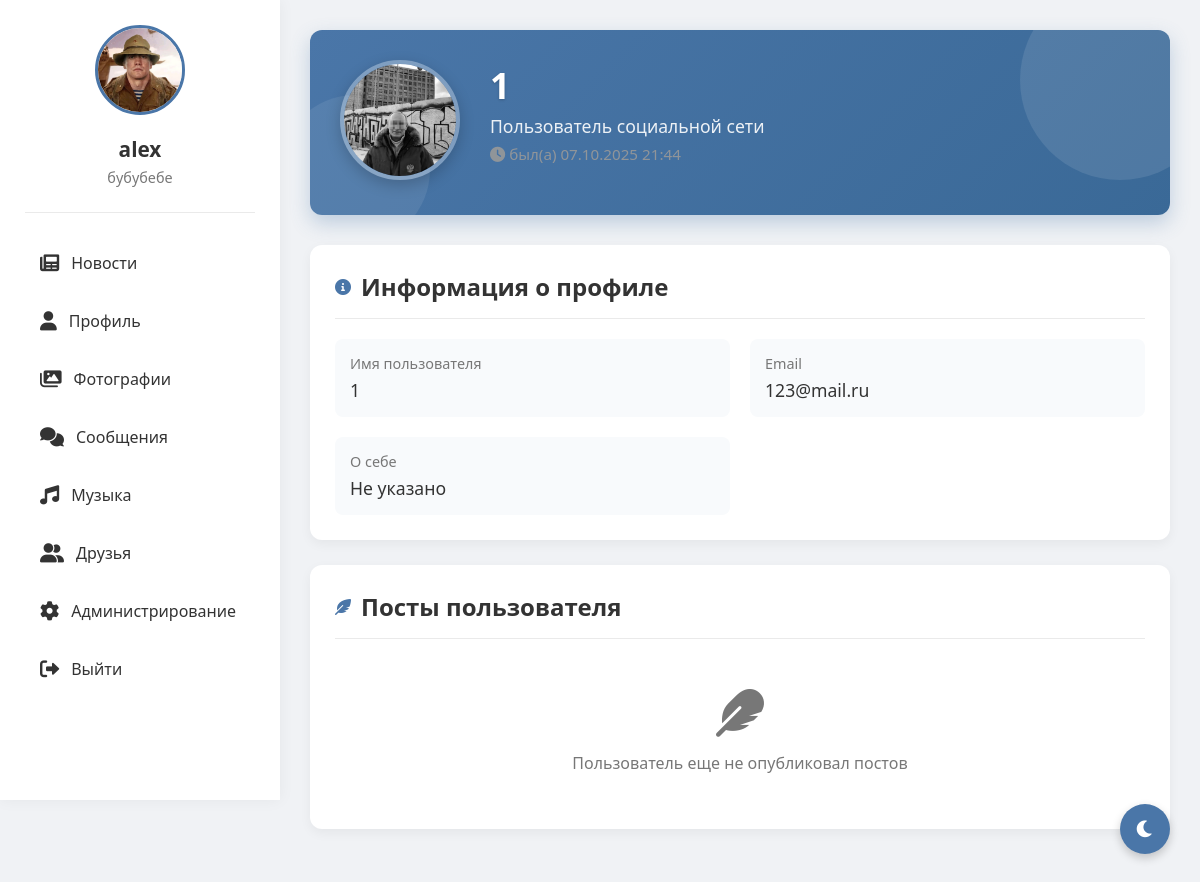
/profile/9 (signed in), run on an earlier commit of the app's database.
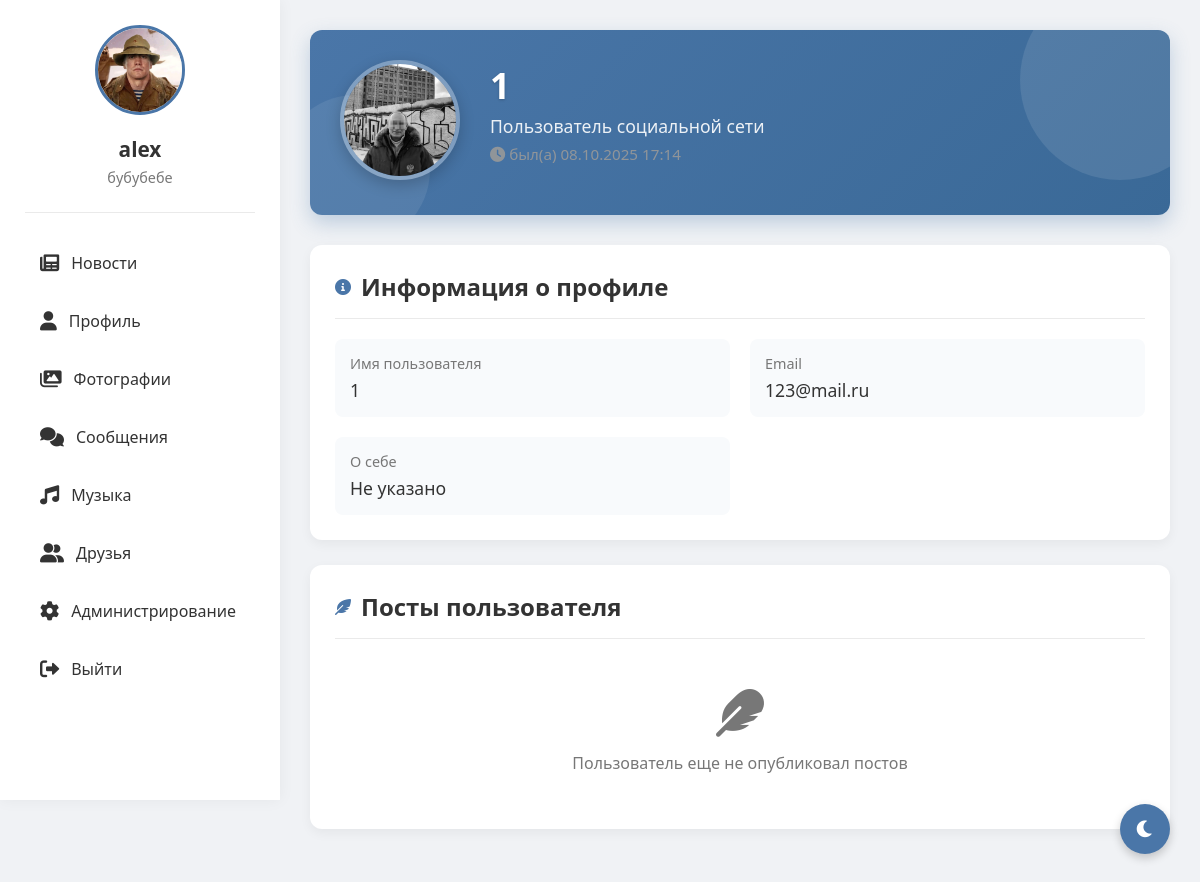
And on a later commit of the database.
### tables this page shows
CREATE TABLE users (
                id INTEGER PRIMARY KEY AUTOINCREMENT,
                username TEXT UNIQUE NOT NULL,
                password TEXT NOT NULL,
                email TEXT,
                bio TEXT,
                avatar TEXT, role TEXT DEFAULT 'user' CHECK(role IN ('admin', 'moderator', 'user')), is_online BOOLEAN DEFAULT FALSE, last_seen DATETIME, banner TEXT, is_blocked BOOLEAN DEFAULT 0, block_reason TEXT);

### routes/profile.py (the view, shortened to what this page needs)
@bp.route('/profile', methods=['GET', 'POST'], defaults={'user_id': None})
@bp.route('/profile/<int:user_id>', methods=['GET'])
def profile(user_id):
    if 'user_id' not in session:
        return redirect(url_for('auth.index'))
    if user_id is None:
        user_id = session['user_id']
        is_own_profile = True
    else:
        is_own_profile = (user_id == session['user_id'])
    conn = get_db()
    c = conn.cursor()
    c.execute("SELECT id, username, email, bio, avatar, role FROM users WHERE id = ?", (session['user_id'],))
    me = c.fetchone()
    current_user = {
        'id': me[0],
        'username': me[1],
        'email': me[2],
        'bio': me[3],
        'avatar': me[4],
        'role': me[5]
    } if me else None
    c.execute("SELECT id, username, email, bio, avatar, banner, is_online, last_seen, is_blocked, block_reason FROM users WHERE id = ?", (user_id,))
    user = c.fetchone()
    if not user:
        flash('Пользователь не найден', 'error')
        conn.close()
        return redirect(url_for('feed.feed'))
    user_data = {
        'id': user[0],
        'username': user[1],
        'email': user[2],
        'bio': user[3],
        'avatar': user[4],
        'banner': user[5],
        'is_online': bool(user[6]),
        'last_seen': user[7],
        'is_blocked': bool(user[8]),
        'block_reason': user[9]
    }
    block_moderator = None
    c.execute("SELECT id, content, timestamp FROM posts WHERE user_id = ? ORDER BY timestamp DESC", (user_id,))
    posts = c.fetchall()
    conn.close()
    return render_template('profile.html',
                         user=user_data,
                         current_user=current_user,
                         block_moderator=block_moderator,
                         posts=posts,
                         is_own_profile=is_own_profile)

### app.py (called while the page is built)
def _gen_csrf_token():
    import secrets
    token = session.get('_csrf_token')
    if not token:
        token = secrets.token_urlsafe(32)
        session['_csrf_token'] = token
    return token

@app.context_processor
def inject_csrf():
    return {'csrf_token': _gen_csrf_token()}

@app.before_request
def csrf_protect():
    if request.method in ('POST','PUT','PATCH','DELETE'):
        if request.path.startswith('/socket.io') or request.path.startswith('/static'):
            return None
        if request.endpoint in {'auth.index'}:
            if not session.get('_csrf_token'):
                return None
        token = None
        token = request.headers.get('X-CSRFToken') or request.headers.get('X-CSRF-Token')
        if not token:
            token = request.form.get('csrf_token') or request.args.get('csrf_token')
        if not token and request.is_json:
            try:
                token = (request.get_json(silent=True) or {}).get('csrf_token')
            except Exception:
                token = None
        if not token or token != session.get('_csrf_token'):
            return ('CSRF token missing or invalid', 400)

def datetimeformat(value, format='%d.%m.%Y %H:%M'):
    if not value:
        return ''
    if isinstance(value, datetime):
        dt = value
    else:
        s = str(value)
        dt = None
        for fmt in ('%Y-%m-%d %H:%M:%S.%f', '%Y-%m-%d %H:%M:%S'):
            try:
                dt = datetime.strptime(s, fmt)
                break
            except ValueError:
                pass
        if dt is None:
            try:
                dt = datetime.fromisoformat(s)
            except Exception:
                return s
    return dt.strftime(format)

### models.py (called while the page is built)
def get_db():
    conn = sqlite3.connect('social_network.db')
    conn.row_factory = sqlite3.Row
    return conn

### templates/profile.html (shortened to what this page needs)
<!DOCTYPE html>
<html lang="ru">
<head>
    <link href="https://cdnjs.cloudflare.com/ajax/libs/font-awesome/6.0.0/css/all.min.css" rel="stylesheet">
</head>
<body>
    <div class="app-container">
        <div class="sidebar">
            <div class="profile-card">
                <img src="{{ url_for('static', filename='uploads/' + current_user.avatar) if current_user and current_user.avatar else url_for('static', filename='uploads/default_avatar.png') }}"
                     alt="Avatar"
                     id="sidebar-avatar"
                     onerror="this.onerror=null; this.src='{{ url_for('static', filename='uploads/default_avatar.png') }}'">
                <h3>{{ current_user.username if current_user else 'Профиль' }}</h3>
                <p>{{ current_user.bio if current_user else 'Статус не указан' }}</p>
            </div>
            <div class="nav">
                <a href="{{ url_for('feed.feed') }}">
                    <i class="fas fa-newspaper"></i> Новости
                </a>
                <a href="{{ url_for('profile.profile') }}">
                    <i class="fas fa-user"></i> Профиль
                </a>
                <a href="{{ url_for('gallery.gallery') }}">
                    <i class="fas fa-images"></i> Фотографии
                </a>
                <a href="{{ url_for('messages.messages') }}" {% if active_page == 'messages' %}class="active"{% endif %}>
                    <i class="fas fa-comments"></i> Сообщения
                </a>
                <a href="{{ url_for('music.music_index') }}" {% if active_page == 'music' %}class="active"{% endif %}>
                    <i class="fas fa-music"></i> Музыка
                </a>
                <a href="{{ url_for('friends.friends') }}" {% if active_page == 'friends' %}class="active"{% endif %}>
                    <i class="fas fa-user-friends"></i> Друзья
                </a>
                {% if current_user and current_user.role == 'admin' %}
                <a href="{{ url_for('admin.admin') }}" {% if active_page == 'admin' %}class="active"{% endif %}>
                    <i class="fas fa-cog"></i> Администрирование
                </a>
                {% endif %}
                <a href="{{ url_for('static.logout') }}">
                    <i class="fas fa-sign-out-alt"></i> Выйти
                </a>
            </div>
        </div>
        <div class="content">
            <div class="profile-header">
                <div class="profile-avatar">
                    <img src="{{ url_for('static', filename='uploads/' + user.avatar) if user.avatar else url_for('static', filename='uploads/default_avatar.png') }}"
                         alt="Avatar"
                         id="header-avatar"
                         onerror="this.onerror=null; this.src='{{ url_for('static', filename='uploads/default_avatar.png') }}'">
                </div>
                <div class="profile-info">
                    <h1>{{ user.username }}</h1>
                    <p>{{ user.bio or 'Пользователь социальной сети' }}</p>
                    <p style="margin-top:6px; font-size:0.95rem;">
                        {% if user.is_blocked %}
                            <span style="color:#e74c3c"><i class="fas fa-user-lock"></i> Профиль заблокирован</span>
                            {% if user.block_reason %}
                                <span style="display:block; color:#ffb4b4; margin-top:4px;">Причина: {{ user.block_reason | banreason }}</span>
                            {% endif %}
                        {% else %}
                            {% if user.is_online %}
                                <span style="color:#2ecc71"><i class="fas fa-circle"></i> онлайн</span>
                            {% else %}
                                <span style="color:#999"><i class="fas fa-clock"></i> был(а) {{ user.last_seen | datetimeformat }}</span>
                            {% endif %}
                        {% endif %}
                    </p>
                    <div class="profile-stats">
                    </div>
                </div>
            </div>
            <div class="section">
                <div class="section-title">
                    <i class="fas fa-info-circle"></i>
                    <h2>Информация о профиле</h2>
                </div>
                <div class="info-grid">
                    <div class="info-item">
                        <label>Имя пользователя</label>
                        <p>{{ user.username }}</p>
                    </div>
                    <div class="info-item">
                        <label>Email</label>
                        <p>{{ user.email or 'Не указан' }}</p>
                    </div>
                    <div class="info-item">
                        <label>О себе</label>
                        <p>{{ user.bio or 'Не указано' }}</p>
                    </div>
                </div>
            </div>
            <div class="section user-posts">
                <div class="section-title">
                    <i class="fas fa-feather-alt"></i>
                    <h2>Посты пользователя</h2>
                </div>
                {% if posts %}
                    {% for post in posts %}
                    <div class="post-item">
                        <div class="post-content">{{ post[1] }}</div>
                        <div class="post-time">{{ post[2] | datetimeformat }}</div>
                        {% if is_own_profile %}
                        <form method="POST" action="{{ url_for('profile.delete_post', post_id=post[0]) }}">
                            <button type="submit" class="delete-btn" onclick="return confirm('Удалить этот пост?')">
                                <i class="fas fa-trash"></i>
                            </button>
                        </form>
                        {% endif %}
                    </div>
                    {% endfor %}
                {% else %}
                    <div class="empty-posts">
                        <i class="fas fa-feather"></i>
                        <p>Пользователь еще не опубликовал постов</p>
                    </div>
                {% endif %}
            </div>
        </div>
    </div>
    <button class="theme-toggle" id="themeToggle">
        <i class="fas fa-moon"></i>
    </button>
</body>
</html>

### templates/profile.html (style rules this page uses)
:root { --bg-primary: #f0f2f5; --bg-secondary: #fff; --bg-header: linear-gradient(135deg, #4a76a8, #3a6997); --text-primary: #333; --text-secondary: #777; --border-color: #eaeaea; --shadow: 0 4px 12px rgba(0, 0, 0, 0.05); --section-bg: #fff; --info-bg: #f8fafc; --nav-hover: #f0f2f5; --active-color: #4a76a8; --delete-btn: #e74c3c; --delete-hover: #c0392b; }
* { margin: 0; padding: 0; box-sizing: border-box; transition: background-color 0.3s, color 0.3s; }
body { font-family: 'Segoe UI', Tahoma, Geneva, Verdana, sans-serif; background: var(--bg-primary); color: var(--text-primary); min-height: 100vh; }
.app-container { display: flex; min-height: 100vh; }
.sidebar { width: 280px; background: var(--bg-secondary); padding: 25px; box-shadow: 0 0 15px rgba(0,0,0,0.05); position: fixed; height: 100vh; z-index: 100; }
.profile-card { text-align: center; padding-bottom: 25px; border-bottom: 1px solid var(--border-color); margin-bottom: 25px; }
.profile-card img { width: 90px; height: 90px; border-radius: 50%; object-fit: cover; border: 3px solid var(--active-color); }
.profile-card h3 { margin: 15px 0 5px; font-size: 1.3rem; }
.profile-card p { color: var(--text-secondary); font-size: 0.9rem; }
.nav { margin-top: 15px; }
.nav a { display: flex; align-items: center; padding: 14px 15px; text-decoration: none; color: var(--text-primary); border-radius: 8px; margin-bottom: 8px; transition: all 0.2s; }
.nav a i { margin-right: 12px; font-size: 1.2rem; }
.content { flex: 1; margin-left: 280px; padding: 30px; background: var(--bg-primary); }
.profile-header { background: var(--bg-header); border-radius: 12px; padding: 30px; margin-bottom: 30px; color: white; display: flex; align-items: center; box-shadow: 0 8px 20px rgba(74, 118, 168, 0.3); position: relative; overflow: hidden; }
.profile-header::before { content: ""; position: absolute; top: -50px; right: -50px; width: 200px; height: 200px; background: rgba(255, 255, 255, 0.1); border-radius: 50%; }
.profile-header::after { content: ""; position: absolute; bottom: -30px; left: -30px; width: 150px; height: 150px; background: rgba(255, 255, 255, 0.08); border-radius: 50%; }
.profile-avatar { position: relative; margin-right: 30px; z-index: 2; }
.profile-avatar img { width: 120px; height: 120px; border-radius: 50%; object-fit: cover; border: 4px solid rgba(255, 255, 255, 0.3); box-shadow: 0 5px 15px rgba(0, 0, 0, 0.2); }
.profile-info { z-index: 2; }
.profile-info h1 { font-size: 2.2rem; margin-bottom: 5px; text-shadow: 0 1px 3px rgba(0,0,0,0.2); }
.profile-info p { font-size: 1.1rem; opacity: 0.9; max-width: 600px; }
.profile-stats { display: flex; margin-top: 15px; }
.section { background: var(--section-bg); border-radius: 12px; padding: 25px; margin-bottom: 25px; box-shadow: var(--shadow); }
.section-title { margin-bottom: 20px; padding-bottom: 15px; border-bottom: 1px solid var(--border-color); color: var(--text-primary); display: flex; align-items: center; }
.section-title h2 { font-size: 1.5rem; }
.section-title i { margin-right: 10px; color: var(--active-color); }
.info-grid { display: grid; grid-template-columns: repeat(auto-fill, minmax(300px, 1fr)); gap: 20px; }
.info-item { padding: 15px; border-radius: 8px; background: var(--info-bg); }
.info-item label { display: block; color: var(--text-secondary); font-size: 0.9rem; margin-bottom: 5px; }
.info-item p { font-size: 1.1rem; color: var(--text-primary); }
.empty-posts { text-align: center; padding: 30px; color: var(--text-secondary); }
.empty-posts i { font-size: 3rem; color: var(--text-secondary); margin-bottom: 15px; }
.theme-toggle { position: fixed; bottom: 30px; right: 30px; width: 50px; height: 50px; border-radius: 50%; background: var(--active-color); color: white; border: none; cursor: pointer; display: flex; align-items: center; justify-content: center; box-shadow: 0 4px 10px rgba(0, 0, 0, 0.2); z-index: 1000; font-size: 1.2rem; }

What changed in the data, as far as the page shows it:
changed users "Пользователь социальной сети": last_seen "07.10.2025 21:44" → "08.10.2025 17:14"
